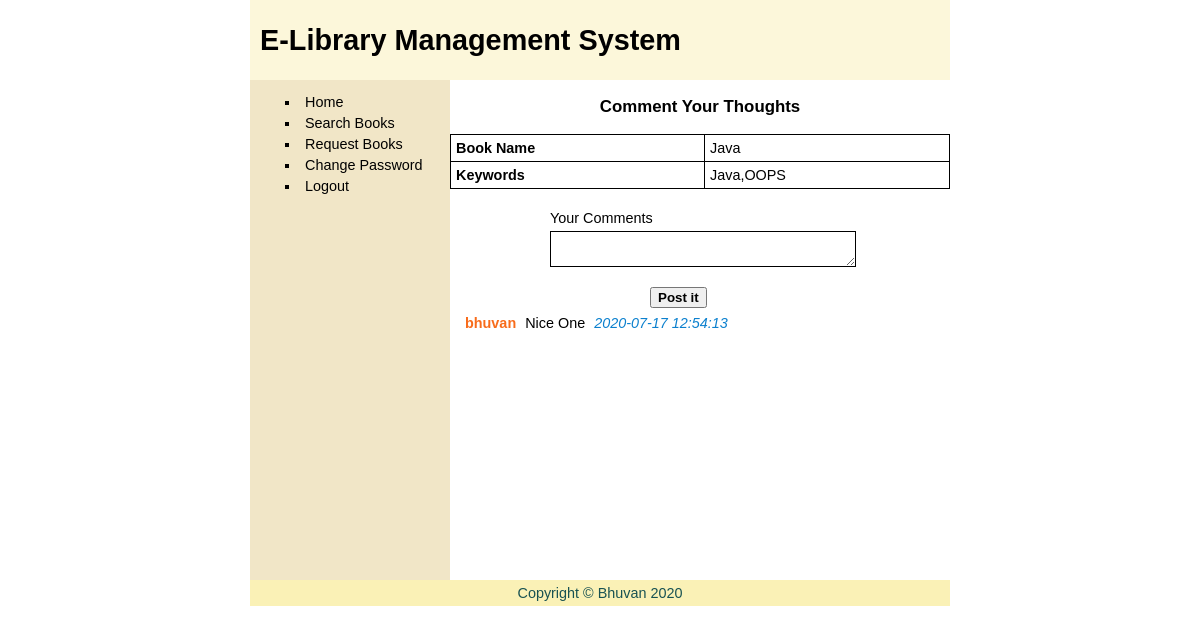
The app's page /comment.php?id=1 (signed in) with its own data.
### tables this page shows
CREATE TABLE `book` (
  `BID` int(11) NOT NULL,
  `BTITLE` varchar(100) NOT NULL,
  `KEYWORDS` varchar(100) NOT NULL,
  `FILE` varchar(200) NOT NULL
);

CREATE TABLE `comment` (
  `CID` int(11) NOT NULL,
  `BID` int(11) NOT NULL,
  `SID` int(11) NOT NULL,
  `COM` varchar(150) NOT NULL,
  `LOGS` datetime NOT NULL
);

CREATE TABLE `student` (
  `ID` int(11) NOT NULL,
  `NAME` varchar(150) NOT NULL,
  `PASS` varchar(150) NOT NULL,
  `MAIL` varchar(150) NOT NULL,
  `DEP` varchar(150) NOT NULL
);

### comment.php (the view, shortened to what this page needs)
<?php
include 'database.php';
?>
<!DOCTYPE html>
<html lang="en">
<head>
    <link rel="stylesheet" href="css/style.css">
</head>
<body>
    <div id="container">
        <div id="header">
        <h1>E-Library Management System</h1>
        </div>
        <div id="wrapper">
<h3 id='heading'>Comment Your Thoughts</h3>
     <?php
         $sql="SELECT * from book WHERE BID=".$_GET['id'] ;
         $res=$db->query($sql);
         if($res->num_rows>0){
echo "<table>";
$row=$res->fetch_assoc();
echo"
<tr>
       <th> Book Name</th>
       <td>{$row["BTITLE"]}</td>
</tr>
<tr>
<th> Keywords</th>
<td>{$row["KEYWORDS"]}</td>
</tr>
";
echo "</table>";
         }
         else{
            echo "<p class='error'> No Books Found..</p>";
                  }
  ?> <br>
  <div id="center">
     <form action="<?php echo $_SERVER["REQUEST_URI"] ?>" method="post">
         <label >Your Comments</label>
         <textarea name="mes" required></textarea>
         <button type='submit' name='submit'>Post it</button>
     </form>
 </div>
 <?php
     $sql="SELECT student.NAME,comment.COM,comment.LOGS
    from comment INNER JOIN student on
    comment.SID = student.ID WHERE comment.BID={$_GET["id"]} ORDER BY comment.CID DESC";
$res=$db->query($sql);
if($res->num_rows>0){
while($row=$res->fetch_assoc())
{
    echo "<p>
    <strong>
    {$row['NAME']}
    </strong>
    {$row['COM']}
    <i>{$row['LOGS']}</i>
    </P>";
}
}
else{
    echo "<p class='error'>No Comment Yet..</p>";
}
 ?>
</div>
        <div id="navi">
            <?php include 'usersidebar.php' ?>
        </div>
        <div id='footer'>
        <p>Copyright &copy; Bhuvan 2020</p>
        </div>
    </div>
</body>
</html>

### css/style.css (style rules this page uses)
html,body { margin: 0; padding: 0; }
body { font:90% sans-serif; text-align: center; }
#header { background-color: #fcf7da; }
#header h1 { height: 80px; margin: 0; padding-left: 10px; line-height: 80px; }
#container { height: auto; width: 700px; margin: 0 auto; text-align: left; }
#wrapper { float: right; width: 500px; }
#wrapper p { line-height:1.5; text-align: justify; }
#navi { float: left; height: 500px; width: 200px; background: #f1e6c7; }
#footer { clear: both; width: 100%; background: #faf1b6; }
#footer p { margin: 0px; padding: 5px 10px; text-align: center; color: rgb(24, 82, 82); }
P { margin: 0 10px 10px; }
#heading { text-align: center; }
#center { height: auto; width: 300px; margin-left: 100px; }
label,input,button,select,textarea { display: block; margin-top: 5px; margin-bottom: 5px; }
input,select,textarea { width: 100%; border: 1px black solid; height: 30px; }
button { margin-top: 20px; margin-left: 100px; font-weight: 600; }
table { width: 100%; border-collapse: collapse; }
table td, table th { border: 1px solid black; padding: 5px; }
strong { color: rgb(248, 108, 27); padding: 5px; }
i { color: rgb(12, 128, 206); padding: 5px; }

### records on screen
book: BTITLE "Java", KEYWORDS "Java,OOPS"
comment: student.NAME "bhuvan", COM "Nice One", LOGS "2020-07-17 12:54:13"
